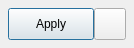
<?xml version="1.0" encoding="UTF-8"?>
<ui version="4.0">
 <class>WriteMenu</class>
 <widget class="QDialog" name="WriteMenu">
  <property name="geometry">
   <rect>
    <x>0</x>
    <y>0</y>
    <width>134</width>
    <height>46</height>
   </rect>
  </property>
  <property name="windowTitle">
   <string/>
  </property>
  <layout class="QHBoxLayout" name="horizontalLayout">
   <property name="spacing">
    <number>0</number>
   </property>
   <property name="leftMargin">
    <number>8</number>
   </property>
   <property name="topMargin">
    <number>8</number>
   </property>
   <property name="rightMargin">
    <number>8</number>
   </property>
   <property name="bottomMargin">
    <number>8</number>
   </property>
   <item>
    <widget class="QPushButton" name="applyButton">
     <property name="minimumSize">
      <size>
       <width>0</width>
       <height>32</height>
      </size>
     </property>
     <property name="text">
      <string>Apply</string>
     </property>
    </widget>
   </item>
   <item>
    <widget class="QPushButton" name="fileSelectButton">
     <property name="sizePolicy">
      <sizepolicy hsizetype="Fixed" vsizetype="Fixed">
       <horstretch>0</horstretch>
       <verstretch>0</verstretch>
      </sizepolicy>
     </property>
     <property name="minimumSize">
      <size>
       <width>32</width>
       <height>32</height>
      </size>
     </property>
     <property name="maximumSize">
      <size>
       <width>32</width>
       <height>32</height>
      </size>
     </property>
     <property name="text">
      <string/>
     </property>
     <property name="icon">
      <iconset resource="../../resources.qrc">
       <normaloff>:/icons/files.svg</normaloff>:/icons/files.svg</iconset>
     </property>
     <property name="iconSize">
      <size>
       <width>20</width>
       <height>20</height>
      </size>
     </property>
    </widget>
   </item>
  </layout>
 </widget>
 <resources>
  <include location="../../resources.qrc"/>
 </resources>
 <connections/>
</ui>
